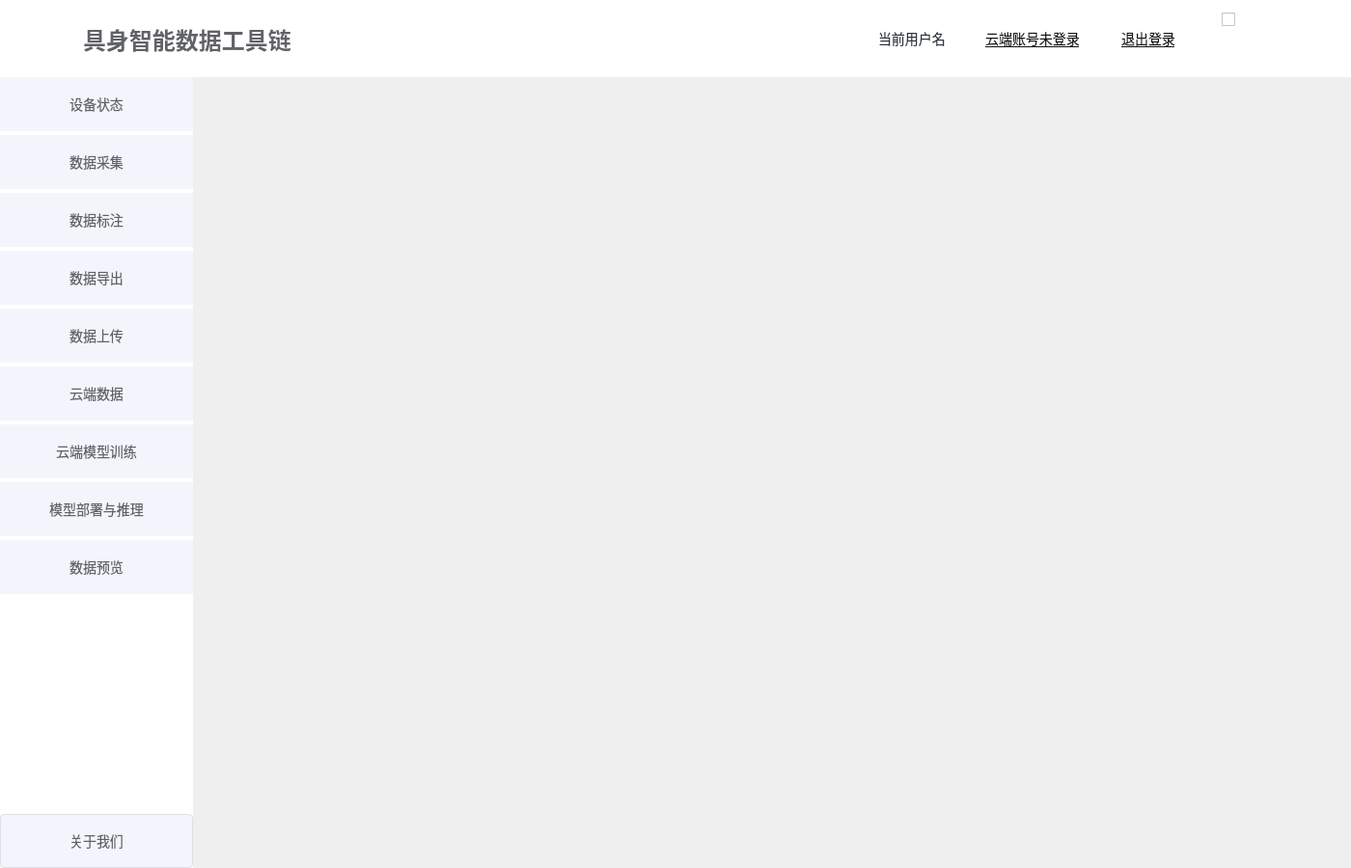
<?xml version="1.0" encoding="UTF-8"?>
<ui version="4.0">
 <class>MainWidget</class>
 <widget class="QWidget" name="MainWidget">
  <property name="geometry">
   <rect>
    <x>0</x>
    <y>0</y>
    <width>1400</width>
    <height>900</height>
   </rect>
  </property>
  <property name="sizePolicy">
   <sizepolicy hsizetype="Expanding" vsizetype="Expanding">
    <horstretch>0</horstretch>
    <verstretch>0</verstretch>
   </sizepolicy>
  </property>
  <property name="minimumSize">
   <size>
    <width>800</width>
    <height>600</height>
   </size>
  </property>
  <property name="windowTitle">
   <string/>
  </property>
  <property name="styleSheet">
   <string notr="true">/*此窗口的样式在代码中设置了，因为要美化阴影边框,Linux系统样式特殊处理*/</string>
  </property>
  <layout class="QVBoxLayout" name="verticalLayout_2">
   <property name="spacing">
    <number>0</number>
   </property>
   <property name="leftMargin">
    <number>0</number>
   </property>
   <property name="topMargin">
    <number>0</number>
   </property>
   <property name="rightMargin">
    <number>0</number>
   </property>
   <property name="bottomMargin">
    <number>0</number>
   </property>
   <item>
    <widget class="QWidget" name="widgetTitle" native="true">
     <property name="sizePolicy">
      <sizepolicy hsizetype="Expanding" vsizetype="Fixed">
       <horstretch>0</horstretch>
       <verstretch>0</verstretch>
      </sizepolicy>
     </property>
     <property name="minimumSize">
      <size>
       <width>0</width>
       <height>80</height>
      </size>
     </property>
     <property name="maximumSize">
      <size>
       <width>16777215</width>
       <height>80</height>
      </size>
     </property>
     <property name="styleSheet">
      <string notr="true">background-color: rgb(255, 255, 255);</string>
     </property>
     <layout class="QHBoxLayout" name="horizontalLayout">
      <property name="spacing">
       <number>0</number>
      </property>
      <property name="leftMargin">
       <number>32</number>
      </property>
      <property name="topMargin">
       <number>0</number>
      </property>
      <property name="rightMargin">
       <number>0</number>
      </property>
      <property name="bottomMargin">
       <number>0</number>
      </property>
      <item>
       <widget class="QLabel" name="labelIcon">
        <property name="enabled">
         <bool>true</bool>
        </property>
        <property name="sizePolicy">
         <sizepolicy hsizetype="Fixed" vsizetype="Fixed">
          <horstretch>0</horstretch>
          <verstretch>0</verstretch>
         </sizepolicy>
        </property>
        <property name="minimumSize">
         <size>
          <width>38</width>
          <height>38</height>
         </size>
        </property>
        <property name="maximumSize">
         <size>
          <width>38</width>
          <height>38</height>
         </size>
        </property>
        <property name="styleSheet">
         <string notr="true">.QLabel{
    border-image: url(:/res/image/logo.png);
}
.QLabel:disabled{
    border-image: url(:/res/image/logo-offline.png);
}</string>
        </property>
        <property name="text">
         <string/>
        </property>
       </widget>
      </item>
      <item>
       <widget class="QLabel" name="label_2">
        <property name="sizePolicy">
         <sizepolicy hsizetype="Expanding" vsizetype="Preferred">
          <horstretch>0</horstretch>
          <verstretch>0</verstretch>
         </sizepolicy>
        </property>
        <property name="styleSheet">
         <string notr="true">opacity: 1;
font-size: 24px;
font-weight: bold;
line-height: 24px;
display: flex;
color: #606266;
padding-left:10px;</string>
        </property>
        <property name="text">
         <string>具身智能数据工具链</string>
        </property>
       </widget>
      </item>
      <item>
       <widget class="QLabel" name="labelUser">
        <property name="styleSheet">
         <string notr="true">font-weight: 400; 
font-size: 14px;
color: #2D3440;
padding-left:16px;
padding-right:16px;</string>
        </property>
        <property name="text">
         <string>当前用户名</string>
        </property>
       </widget>
      </item>
      <item>
       <widget class="QPushButton" name="btnLogin">
        <property name="minimumSize">
         <size>
          <width>140</width>
          <height>30</height>
         </size>
        </property>
        <property name="maximumSize">
         <size>
          <width>16777215</width>
          <height>30</height>
         </size>
        </property>
        <property name="styleSheet">
         <string notr="true">.QPushButton{
    border-radius: 4px;
    opacity: 1;
    background:#FFFFFF;
    font-weight: normal;
    font-size: 14px;
    color: #131414;
    text-decoration:underline;
    border:none;
    padding-left:16px;
    padding-right:16px;
}
.QPushButton:!enabled{
    color: #909399;
}
.QPushButton:hover{
    border:1px solid #131414;
}</string>
        </property>
        <property name="text">
         <string>云端账号未登录</string>
        </property>
       </widget>
      </item>
      <item>
       <widget class="QPushButton" name="btnLogout">
        <property name="minimumSize">
         <size>
          <width>100</width>
          <height>30</height>
         </size>
        </property>
        <property name="maximumSize">
         <size>
          <width>16777215</width>
          <height>30</height>
         </size>
        </property>
        <property name="styleSheet">
         <string notr="true">.QPushButton{
    border-radius: 4px;
    opacity: 1;
    background:#FFFFFF;
    font-weight: normal;
    font-size: 14px;
    color: #131414;
    text-decoration:underline;
    border:none;
    padding-left:16px;
    padding-right:16px;
}
.QPushButton:!enabled{
    color: #909399;
}
.QPushButton:hover{
    border:1px solid #131414;
}</string>
        </property>
        <property name="text">
         <string>退出登录</string>
        </property>
       </widget>
      </item>
      <item alignment="Qt::AlignTop">
       <widget class="QCheckBox" name="cbChangeLang">
        <property name="sizePolicy">
         <sizepolicy hsizetype="Fixed" vsizetype="Fixed">
          <horstretch>0</horstretch>
          <verstretch>0</verstretch>
         </sizepolicy>
        </property>
        <property name="minimumSize">
         <size>
          <width>40</width>
          <height>40</height>
         </size>
        </property>
        <property name="maximumSize">
         <size>
          <width>40</width>
          <height>40</height>
         </size>
        </property>
        <property name="layoutDirection">
         <enum>Qt::RightToLeft</enum>
        </property>
        <property name="styleSheet">
         <string notr="true">.QCheckBox{
	spacing: 0;
}
.QCheckBox::indicator:checked {
	width: 27px;
	height: 25px;
	border:none;
	background-image:url(:/res/image/English.png);
	background-repeat:no-repeat;
	background-position:center;
	subcontrol-position: center center;
}
.QCheckBox::indicator:unchecked {
	width: 27px;
	height: 25px;
	border:none;
	background-image:url(:/res/image/Chinese.png);
	background-repeat:no-repeat;
	background-position:center;
	subcontrol-position: center center;
}


.QCheckBox:hover{
	border:2px solid rgb(69,122,247);
}</string>
        </property>
        <property name="text">
         <string/>
        </property>
        <property name="iconSize">
         <size>
          <width>20</width>
          <height>20</height>
         </size>
        </property>
        <property name="checked">
         <bool>false</bool>
        </property>
       </widget>
      </item>
      <item alignment="Qt::AlignTop">
       <widget class="QPushButton" name="btnMin">
        <property name="sizePolicy">
         <sizepolicy hsizetype="Fixed" vsizetype="Fixed">
          <horstretch>0</horstretch>
          <verstretch>0</verstretch>
         </sizepolicy>
        </property>
        <property name="minimumSize">
         <size>
          <width>40</width>
          <height>40</height>
         </size>
        </property>
        <property name="maximumSize">
         <size>
          <width>40</width>
          <height>40</height>
         </size>
        </property>
        <property name="styleSheet">
         <string notr="true">.QPushButton{
	border:none;
	background-image:url(:/res/image/min.png);
	background-repeat:no-repeat;
	background-position:center;
}
.QPushButton:hover{
	border:2px solid rgb(69,122,247);
	background-image:url(:/res/image/min.png);
	background-repeat:no-repeat;
	background-position:center;
}
.QPushButton:pressed{
	border:2px solid rgb(69,122,247);
	background-image:url(:/res/image/min.png);
	background-repeat:no-repeat;
	background-position:center;
}</string>
        </property>
        <property name="text">
         <string/>
        </property>
       </widget>
      </item>
      <item alignment="Qt::AlignTop">
       <widget class="QPushButton" name="btnMax">
        <property name="sizePolicy">
         <sizepolicy hsizetype="Fixed" vsizetype="Fixed">
          <horstretch>0</horstretch>
          <verstretch>0</verstretch>
         </sizepolicy>
        </property>
        <property name="minimumSize">
         <size>
          <width>40</width>
          <height>40</height>
         </size>
        </property>
        <property name="maximumSize">
         <size>
          <width>40</width>
          <height>40</height>
         </size>
        </property>
        <property name="styleSheet">
         <string notr="true">.QPushButton{
	border:none;
	background-image:url(:/res/image/max.png);
	background-repeat:no-repeat;
	background-position:center;
}
.QPushButton:hover{
	border:2px solid rgb(69,122,247);
	background-image:url(:/res/image/max.png);
	background-repeat:no-repeat;
	background-position:center;
}
.QPushButton:pressed{
	border:2px solid rgb(69,122,247);
	border-image:url(:/res/image/max.png);
	background-repeat:no-repeat;
	background-position:center;
}

.QPushButton:checked{
	border:none;
	background-image:url(:/res/image/normal.png);
	background-repeat:no-repeat;
	background-position:center;
}
.QPushButton:checked:hover{
	border:2px solid rgb(69,122,247);
	background-image:url(:/res/image/normal.png);
	background-repeat:no-repeat;
	background-position:center;
}
.QPushButton:checked:pressed{
	border:2px solid rgb(69,122,247);
	background-image:url(:/res/image/normal.png);
	background-repeat:no-repeat;
	background-position:center;
}</string>
        </property>
        <property name="text">
         <string/>
        </property>
        <property name="checkable">
         <bool>true</bool>
        </property>
       </widget>
      </item>
      <item alignment="Qt::AlignTop">
       <widget class="QPushButton" name="btnClose">
        <property name="sizePolicy">
         <sizepolicy hsizetype="Fixed" vsizetype="Fixed">
          <horstretch>0</horstretch>
          <verstretch>0</verstretch>
         </sizepolicy>
        </property>
        <property name="minimumSize">
         <size>
          <width>40</width>
          <height>40</height>
         </size>
        </property>
        <property name="maximumSize">
         <size>
          <width>40</width>
          <height>40</height>
         </size>
        </property>
        <property name="styleSheet">
         <string notr="true">.QPushButton{
	border:none;
	background-image:url(:/res/image/close.png);
	background-repeat:no-repeat;
	background-position:center;
}
.QPushButton:hover{
	border:2px solid rgb(69,122,247);
	background-image:url(:/res/image/close.png);
	background-repeat:no-repeat;
	background-position:center;
}
.QPushButton:pressed{
	border:2px solid rgb(69,122,247);
	background-image:url(:/res/image/close.png);
	background-repeat:no-repeat;
	background-position:center;
}</string>
        </property>
        <property name="text">
         <string/>
        </property>
       </widget>
      </item>
     </layout>
    </widget>
   </item>
   <item>
    <widget class="QStackedWidget" name="stackedWidgetMain">
     <property name="currentIndex">
      <number>0</number>
     </property>
     <widget class="QWidget" name="pageMain">
      <layout class="QHBoxLayout" name="horizontalLayout_3">
       <property name="spacing">
        <number>4</number>
       </property>
       <property name="leftMargin">
        <number>0</number>
       </property>
       <property name="topMargin">
        <number>0</number>
       </property>
       <property name="rightMargin">
        <number>10</number>
       </property>
       <property name="bottomMargin">
        <number>0</number>
       </property>
       <item>
        <widget class="QWidget" name="widget" native="true">
         <property name="sizePolicy">
          <sizepolicy hsizetype="Fixed" vsizetype="Expanding">
           <horstretch>0</horstretch>
           <verstretch>0</verstretch>
          </sizepolicy>
         </property>
         <property name="minimumSize">
          <size>
           <width>200</width>
           <height>0</height>
          </size>
         </property>
         <property name="maximumSize">
          <size>
           <width>200</width>
           <height>16777215</height>
          </size>
         </property>
         <property name="styleSheet">
          <string notr="true">background-color: rgb(255, 255, 255);</string>
         </property>
         <layout class="QVBoxLayout" name="verticalLayout">
          <property name="spacing">
           <number>4</number>
          </property>
          <property name="leftMargin">
           <number>0</number>
          </property>
          <property name="topMargin">
           <number>0</number>
          </property>
          <property name="rightMargin">
           <number>0</number>
          </property>
          <property name="bottomMargin">
           <number>0</number>
          </property>
          <item>
           <widget class="QPushButton" name="btnDeviceInfo">
            <property name="sizePolicy">
             <sizepolicy hsizetype="Expanding" vsizetype="Fixed">
              <horstretch>0</horstretch>
              <verstretch>0</verstretch>
             </sizepolicy>
            </property>
            <property name="minimumSize">
             <size>
              <width>0</width>
              <height>56</height>
             </size>
            </property>
            <property name="maximumSize">
             <size>
              <width>16777215</width>
              <height>56</height>
             </size>
            </property>
            <property name="styleSheet">
             <string notr="true">.QPushButton{
	opacity: 1;
	font-size: 14px;
	font-weight: normal;
	line-height: 24px;
	border:none;
	background: #F2F6FC;
	color: #606266;
}

.QPushButton:disabled{
	background: #CCDAF1;
	color: #0047BB;
}</string>
            </property>
            <property name="text">
             <string>设备状态</string>
            </property>
           </widget>
          </item>
          <item>
           <widget class="QPushButton" name="btnDataCollect">
            <property name="sizePolicy">
             <sizepolicy hsizetype="Expanding" vsizetype="Fixed">
              <horstretch>0</horstretch>
              <verstretch>0</verstretch>
             </sizepolicy>
            </property>
            <property name="minimumSize">
             <size>
              <width>0</width>
              <height>56</height>
             </size>
            </property>
            <property name="maximumSize">
             <size>
              <width>16777215</width>
              <height>56</height>
             </size>
            </property>
            <property name="styleSheet">
             <string notr="true">.QPushButton{
	opacity: 1;
	font-size: 14px;
	font-weight: normal;
	line-height: 24px;
	border:none;
	background: #F2F6FC;
	color: #606266;
}

.QPushButton:disabled{
	background: #CCDAF1;
	color: #0047BB;
}</string>
            </property>
            <property name="text">
             <string>数据采集</string>
            </property>
           </widget>
          </item>
          <item>
           <widget class="QPushButton" name="btnDataAnnotation">
            <property name="sizePolicy">
             <sizepolicy hsizetype="Expanding" vsizetype="Fixed">
              <horstretch>0</horstretch>
              <verstretch>0</verstretch>
             </sizepolicy>
            </property>
            <property name="minimumSize">
             <size>
              <width>0</width>
              <height>56</height>
             </size>
            </property>
            <property name="maximumSize">
             <size>
              <width>16777215</width>
              <height>56</height>
             </size>
            </property>
            <property name="styleSheet">
             <string notr="true">.QPushButton{
	opacity: 1;
	font-size: 14px;
	font-weight: normal;
	line-height: 24px;
	border:none;
	background: #F2F6FC;
	color: #606266;
}

.QPushButton:disabled{
	background: #CCDAF1;
	color: #0047BB;
}</string>
            </property>
            <property name="text">
             <string>数据标注</string>
            </property>
           </widget>
          </item>
          <item>
           <widget class="QPushButton" name="btnDataExport">
            <property name="sizePolicy">
             <sizepolicy hsizetype="Expanding" vsizetype="Fixed">
              <horstretch>0</horstretch>
              <verstretch>0</verstretch>
             </sizepolicy>
            </property>
            <property name="minimumSize">
             <size>
              <width>0</width>
              <height>56</height>
             </size>
            </property>
            <property name="maximumSize">
             <size>
              <width>16777215</width>
              <height>56</height>
             </size>
            </property>
            <property name="styleSheet">
             <string notr="true">.QPushButton{
	opacity: 1;
	font-size: 14px;
	font-weight: normal;
	line-height: 24px;
	border:none;
	background: #F2F6FC;
	color: #606266;
}

.QPushButton:disabled{
	background: #CCDAF1;
	color: #0047BB;
}</string>
            </property>
            <property name="text">
             <string>数据导出</string>
            </property>
           </widget>
          </item>
          <item>
           <widget class="QPushButton" name="btnDataUpload">
            <property name="sizePolicy">
             <sizepolicy hsizetype="Expanding" vsizetype="Fixed">
              <horstretch>0</horstretch>
              <verstretch>0</verstretch>
             </sizepolicy>
            </property>
            <property name="minimumSize">
             <size>
              <width>0</width>
              <height>56</height>
             </size>
            </property>
            <property name="maximumSize">
             <size>
              <width>16777215</width>
              <height>56</height>
             </size>
            </property>
            <property name="styleSheet">
             <string notr="true">.QPushButton{
	opacity: 1;
	font-size: 14px;
	font-weight: normal;
	line-height: 24px;
	border:none;
	background: #F2F6FC;
	color: #606266;
}

.QPushButton:disabled{
	background: #CCDAF1;
	color: #0047BB;
}</string>
            </property>
            <property name="text">
             <string>数据上传</string>
            </property>
           </widget>
          </item>
          <item>
           <widget class="QPushButton" name="btnDataCloud">
            <property name="sizePolicy">
             <sizepolicy hsizetype="Expanding" vsizetype="Fixed">
              <horstretch>0</horstretch>
              <verstretch>0</verstretch>
             </sizepolicy>
            </property>
            <property name="minimumSize">
             <size>
              <width>0</width>
              <height>56</height>
             </size>
            </property>
            <property name="maximumSize">
             <size>
              <width>16777215</width>
              <height>56</height>
             </size>
            </property>
            <property name="styleSheet">
             <string notr="true">.QPushButton{
	opacity: 1;
	font-size: 14px;
	font-weight: normal;
	line-height: 24px;
	border:none;
	background: #F2F6FC;
	color: #606266;
}

.QPushButton:disabled{
	background: #CCDAF1;
	color: #0047BB;
}</string>
            </property>
            <property name="text">
             <string>云端数据</string>
            </property>
           </widget>
          </item>
          <item>
           <widget class="QPushButton" name="btnModelTraining">
            <property name="sizePolicy">
             <sizepolicy hsizetype="Expanding" vsizetype="Fixed">
              <horstretch>0</horstretch>
              <verstretch>0</verstretch>
             </sizepolicy>
            </property>
            <property name="minimumSize">
             <size>
              <width>0</width>
              <height>56</height>
             </size>
            </property>
            <property name="maximumSize">
             <size>
              <width>16777215</width>
              <height>56</height>
             </size>
            </property>
            <property name="styleSheet">
             <string notr="true">.QPushButton{
	opacity: 1;
	font-size: 14px;
	font-weight: normal;
	line-height: 24px;
	border:none;
	background: #F2F6FC;
	color: #606266;
}

.QPushButton:disabled{
	background: #CCDAF1;
	color: #0047BB;
}</string>
            </property>
            <property name="text">
             <string>云端模型训练</string>
            </property>
           </widget>
          </item>
          <item>
           <widget class="QPushButton" name="btnModelDeployInfer">
            <property name="sizePolicy">
             <sizepolicy hsizetype="Expanding" vsizetype="Fixed">
              <horstretch>0</horstretch>
              <verstretch>0</verstretch>
             </sizepolicy>
            </property>
            <property name="minimumSize">
             <size>
              <width>0</width>
              <height>56</height>
             </size>
            </property>
            <property name="maximumSize">
             <size>
              <width>16777215</width>
              <height>56</height>
             </size>
            </property>
            <property name="styleSheet">
             <string notr="true">.QPushButton{
	opacity: 1;
	font-size: 14px;
	font-weight: normal;
	line-height: 24px;
	border:none;
	background: #F2F6FC;
	color: #606266;
}

.QPushButton:disabled{
	background: #CCDAF1;
	color: #0047BB;
}</string>
            </property>
            <property name="text">
             <string>模型部署与推理</string>
            </property>
           </widget>
          </item>
          <item>
           <widget class="QPushButton" name="btnDataPreview">
            <property name="sizePolicy">
             <sizepolicy hsizetype="Expanding" vsizetype="Fixed">
              <horstretch>0</horstretch>
              <verstretch>0</verstretch>
             </sizepolicy>
            </property>
            <property name="minimumSize">
             <size>
              <width>0</width>
              <height>56</height>
             </size>
            </property>
            <property name="maximumSize">
             <size>
              <width>16777215</width>
              <height>56</height>
             </size>
            </property>
            <property name="styleSheet">
             <string notr="true">.QPushButton{
	opacity: 1;
	font-size: 14px;
	font-weight: normal;
	line-height: 24px;
	border:none;
	background: #F2F6FC;
	color: #606266;
}

.QPushButton:disabled{
	background: #CCDAF1;
	color: #0047BB;
}</string>
            </property>
            <property name="text">
             <string>数据预览</string>
            </property>
           </widget>
          </item>
          <item>
           <spacer name="verticalSpacer">
            <property name="orientation">
             <enum>Qt::Vertical</enum>
            </property>
            <property name="sizeHint" stdset="0">
             <size>
              <width>20</width>
              <height>318</height>
             </size>
            </property>
           </spacer>
          </item>
          <item>
           <widget class="QPushButton" name="btnAbout">
            <property name="sizePolicy">
             <sizepolicy hsizetype="Expanding" vsizetype="Fixed">
              <horstretch>0</horstretch>
              <verstretch>0</verstretch>
             </sizepolicy>
            </property>
            <property name="minimumSize">
             <size>
              <width>0</width>
              <height>56</height>
             </size>
            </property>
            <property name="maximumSize">
             <size>
              <width>16777215</width>
              <height>56</height>
             </size>
            </property>
            <property name="styleSheet">
             <string notr="true">.QPushButton{
    border-radius: 4px;
    border: 1px solid #DCDFE6;
    font-size: 14px;
    font-weight: normal;
    line-height: 24px;
    background: #F2F6FC;
    color: #606266;
}

.QPushButton:hover{
    border: 1px solid #131414;
}</string>
            </property>
            <property name="text">
             <string>关于我们</string>
            </property>
           </widget>
          </item>
         </layout>
        </widget>
       </item>
       <item>
        <widget class="QStackedWidget" name="stackedWidget">
         <property name="sizePolicy">
          <sizepolicy hsizetype="Expanding" vsizetype="Expanding">
           <horstretch>0</horstretch>
           <verstretch>0</verstretch>
          </sizepolicy>
         </property>
         <widget class="FormDataCollect" name="pageDataCollect"/>
         <widget class="FormDataList" name="pageDataList"/>
         <widget class="FormDataPreview" name="pageDataPreview"/>
         <widget class="FormAtomConfig" name="pageAtomConfig"/>
         <widget class="FormDeviceInfo" name="pageDeviceInfo"/>
         <widget class="FormDataAnnotation" name="pageDataAnnotation"/>
         <widget class="FormDataExport" name="pageDataExport"/>
         <widget class="FormDataUpload" name="pageDataUpload"/>
         <widget class="FormDataCloud" name="pageDataCloud"/>
         <widget class="FormModelTraining" name="pageModelTraining"/>
         <widget class="FormModeTrainCreate" name="pageModeTrainCreate"/>
         <widget class="FormModeTrainShow" name="pageModeTrainShow"/>
         <widget class="FormModelDeployInfer" name="pageModelDeployInfer"/>
        </widget>
       </item>
      </layout>
     </widget>
     <widget class="FormAnnotationHandle" name="pageAnnotationHandle"/>
    </widget>
   </item>
  </layout>
 </widget>
 <customwidgets>
  <customwidget>
   <class>FormDataCollect</class>
   <extends>QWidget</extends>
   <header>FormDataCollect.h</header>
   <container>1</container>
  </customwidget>
  <customwidget>
   <class>FormDataPreview</class>
   <extends>QWidget</extends>
   <header>FormDataPreview.h</header>
   <container>1</container>
  </customwidget>
  <customwidget>
   <class>FormDeviceInfo</class>
   <extends>QWidget</extends>
   <header>FormDeviceInfo.h</header>
   <container>1</container>
  </customwidget>
  <customwidget>
   <class>FormDataAnnotation</class>
   <extends>QWidget</extends>
   <header>FormDataAnnotation.h</header>
   <container>1</container>
  </customwidget>
  <customwidget>
   <class>FormDataExport</class>
   <extends>QWidget</extends>
   <header>FormDataExport.h</header>
   <container>1</container>
  </customwidget>
  <customwidget>
   <class>FormModelTraining</class>
   <extends>QWidget</extends>
   <header>FormModelTraining.h</header>
   <container>1</container>
  </customwidget>
  <customwidget>
   <class>FormModelDeployInfer</class>
   <extends>QWidget</extends>
   <header>FormModelDeployInfer.h</header>
   <container>1</container>
  </customwidget>
  <customwidget>
   <class>FormAtomConfig</class>
   <extends>QWidget</extends>
   <header>FormAtomConfig.h</header>
   <container>1</container>
  </customwidget>
  <customwidget>
   <class>FormDataList</class>
   <extends>QWidget</extends>
   <header>FormDataList.h</header>
   <container>1</container>
  </customwidget>
  <customwidget>
   <class>FormAnnotationHandle</class>
   <extends>QWidget</extends>
   <header>FormAnnotationHandle.h</header>
   <container>1</container>
  </customwidget>
  <customwidget>
   <class>FormDataUpload</class>
   <extends>QWidget</extends>
   <header>FormDataUpload.h</header>
   <container>1</container>
  </customwidget>
  <customwidget>
   <class>FormDataCloud</class>
   <extends>QWidget</extends>
   <header>FormDataCloud.h</header>
   <container>1</container>
  </customwidget>
  <customwidget>
   <class>FormModeTrainCreate</class>
   <extends>QWidget</extends>
   <header>ModeTrainWidget/FormModeTrainCreate.h</header>
   <container>1</container>
  </customwidget>
  <customwidget>
   <class>FormModeTrainShow</class>
   <extends>QWidget</extends>
   <header>ModeTrainWidget/FormModeTrainShow.h</header>
   <container>1</container>
  </customwidget>
 </customwidgets>
 <resources/>
 <connections/>
</ui>
